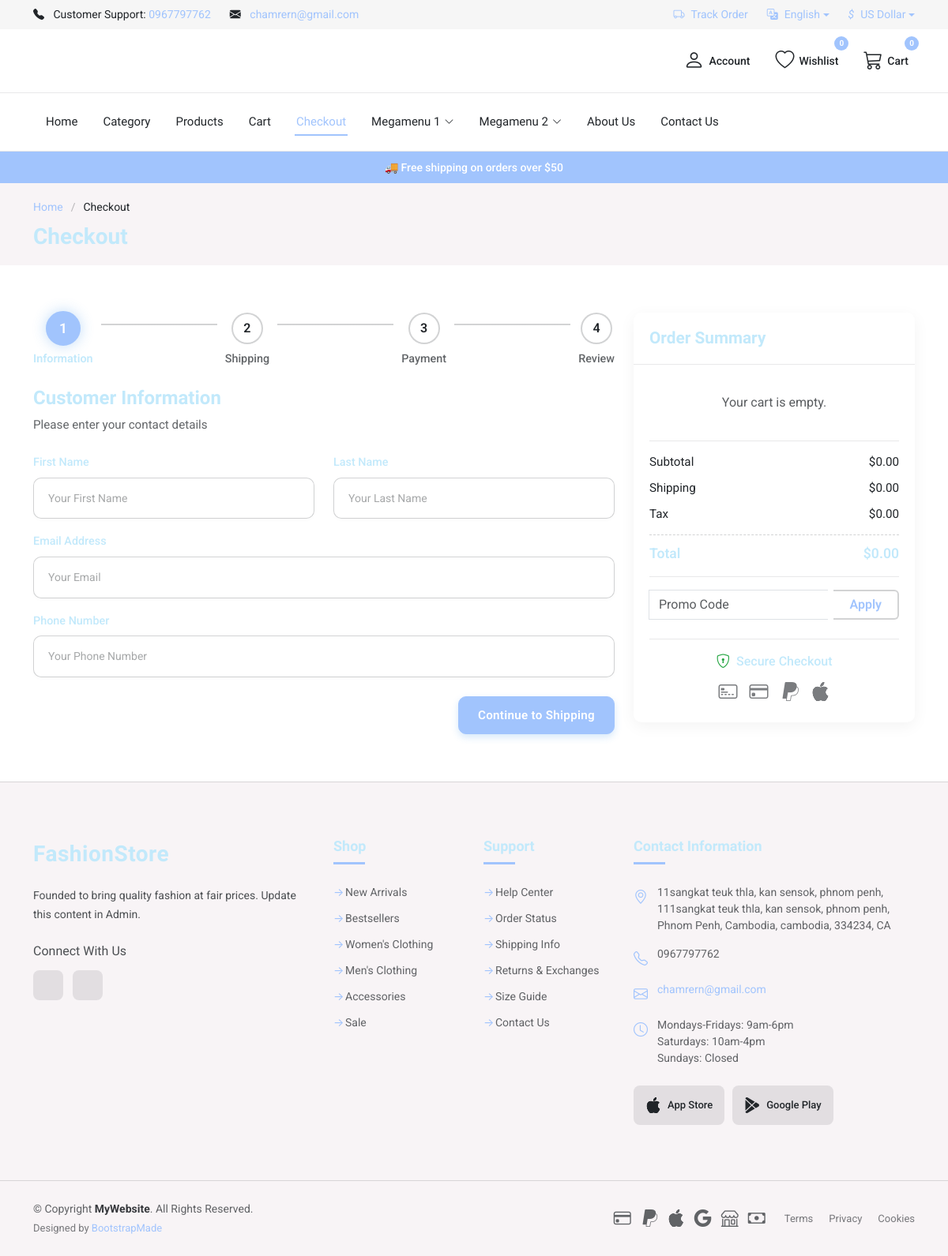
The app's page /?p=checkout, older data.
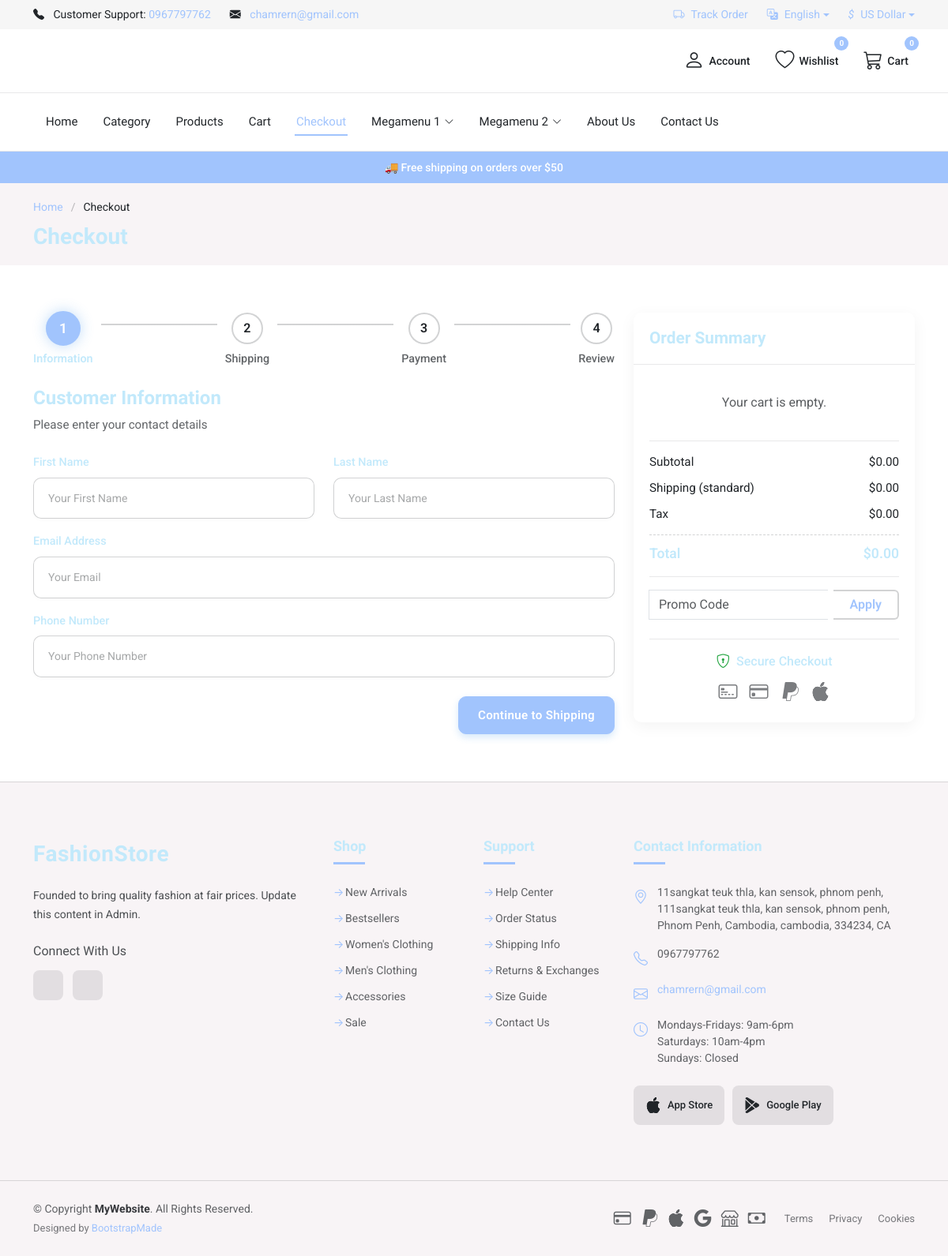
The same page, newer data.
### tables this page shows
CREATE TABLE shipping_methods (
  id BIGINT UNSIGNED AUTO_INCREMENT PRIMARY KEY,
  name VARCHAR(150) NOT NULL,
  code VARCHAR(80) NOT NULL UNIQUE,
  base_cost DECIMAL(10,2) NOT NULL DEFAULT 0.00,
  min_subtotal_free DECIMAL(10,2) NULL,
  is_active TINYINT(1) NOT NULL DEFAULT 1,
  sort_order INT UNSIGNED NOT NULL DEFAULT 0,
  created_at TIMESTAMP NOT NULL DEFAULT CURRENT_TIMESTAMP,
  updated_at TIMESTAMP NOT NULL DEFAULT CURRENT_TIMESTAMP ON UPDATE CURRENT_TIMESTAMP
);

### admin/config/database.php (called while the page is built)
<?php
function db(): PDO
{
      static $pdo = null;
      if ($pdo instanceof PDO) {
            return $pdo;
      }
      $dsn = getenv('FS_DB_DSN') ?: 'mysql:host=127.0.0.1;port=3306;dbname=fashionstore;charset=utf8mb4';
      $user = getenv('FS_DB_USER') ?: 'root';
      $pass = getenv('FS_DB_PASS') ?: '';
      $options = [
            PDO::ATTR_ERRMODE => PDO::ERRMODE_EXCEPTION,
            PDO::ATTR_DEFAULT_FETCH_MODE => PDO::FETCH_ASSOC,
            PDO::ATTR_EMULATE_PREPARES => false,
      ];
      $pdo = new PDO($dsn, $user, $pass, $options);
      try {
            $pdo->exec("SET SESSION sql_mode='STRICT_TRANS_TABLES,ERROR_FOR_DIVISION_BY_ZERO,NO_ENGINE_SUBSTITUTION'");
      } catch (Throwable $e) {
      }
      return $pdo;
}

### admin/config/global.php (called while the page is built, shortened)
<?php
function getCurrencies()
{
      $currencies = [];
      $defaultCurrencyCode = 'USD';
      try {
            $stmtCurrencies = db()->query("SELECT code, name, symbol, decimal_places, position, is_default FROM currencies WHERE is_active=1 ORDER BY is_default DESC, code ASC");
            $currencies = $stmtCurrencies ? $stmtCurrencies->fetchAll(PDO::FETCH_ASSOC) : [];
      } catch (Throwable $e) {
      }
      foreach ($currencies as $row) {
            if ((int)($row['is_default'] ?? 0) === 1 && !empty($row['code'])) {
                  $defaultCurrencyCode = (string)$row['code'];
                  break;
            }
      }
      $requestedCode = isset($_GET['set_currency']) ? strtoupper((string)$_GET['set_currency']) : null;
      $currentCurrencyCode = strtoupper((string)($_SESSION['currency'] ?? $defaultCurrencyCode));
      $currentCurrencyLabel = $currentCurrencyCode;
      $currentCurrencySymbol = $currentCurrencyCode;
      foreach ($currencies as $row) {
            if (strcasecmp((string)$row['code'], (string)$currentCurrencyCode) === 0) {
                  $currentCurrencyLabel = (string)($row['name'] ?: $row['code']);
                  $currentCurrencySymbol = (string)($row['symbol'] ?: $row['code']);
                  break;
            }
      }
      return [
            'currencies' => $currencies,
            'currentCurrencyCode' => $currentCurrencyCode,
            'currentCurrencyLabel' => $currentCurrencyLabel,
            'currentCurrencySymbol' => $currentCurrencySymbol,
      ];
}

### admin/config/function.php (called while the page is built, shortened)
<?php
require_once __DIR__ . '/database.php';
function db_one(string $sql, array $params = []): ?array
{
      $stmt = db()->prepare($sql);
      $stmt->execute($params);
      $row = $stmt->fetch();
      return $row === false ? null : $row;
}

### mod/checkout.php (the view, shortened to what the changed rows need)
<?php
$checkoutCartItems = [];
$checkoutSubtotal = 0.0;
$currencySymbol = isset($currentCurrencySymbol) ? (string)$currentCurrencySymbol : '$';
$shippingAmount = 0.0;
$shippingLabel = 'Shipping';
$shippingRow = db_one('SELECT name, code, base_cost, min_subtotal_free FROM shipping_methods WHERE is_active = 1 ORDER BY sort_order ASC, base_cost ASC LIMIT 1');
if ($shippingRow) {
      $shippingLabel = 'Shipping (' . (string)($shippingRow['code'] ?? 'Method') . ')';
}
$taxAmount = 0.0;
$discountAmount = 0.0;
$orderTotal = max(0, $checkoutSubtotal - $discountAmount) + $shippingAmount + $taxAmount;
?>
<main class="main">
      <div class="page-title light-background">
            <div class="container">
                  <nav class="breadcrumbs">
                        <ol>
                              <li><a href="index.html">Home</a></li>
                              <li class="current">Checkout</li>
                        </ol>
                  </nav>
                  <h1>Checkout</h1>
            </div>
      </div>
      <section id="checkout" class="checkout section">
            <div class="container" data-aos="fade-up" data-aos-delay="100">
                  <div class="row">
                        <div class="col-lg-8">
                              <div class="checkout-steps mb-4" data-aos="fade-up">
                                    <div class="step active" data-step="1">
                                          <div class="step-number">1</div>
                                          <div class="step-title">Information</div>
                                    </div>
                                    <div class="step-connector"></div>
                                    <div class="step" data-step="2">
                                          <div class="step-number">2</div>
                                          <div class="step-title">Shipping</div>
                                    </div>
                                    <div class="step-connector"></div>
                                    <div class="step" data-step="3">
                                          <div class="step-number">3</div>
                                          <div class="step-title">Payment</div>
                                    </div>
                                    <div class="step-connector"></div>
                                    <div class="step" data-step="4">
                                          <div class="step-number">4</div>
                                          <div class="step-title">Review</div>
                                    </div>
                              </div>
                              <div class="checkout-forms" data-aos="fade-up" data-aos-delay="150">
                                    <div class="checkout-form active" data-form="1">
                                          <div class="form-header">
                                                <h3>Customer Information</h3>
                                                <p>Please enter your contact details</p>
                                          </div>
                                          <form class="checkout-form-element">
                                                <div class="row">
                                                      <div class="col-md-6 form-group">
                                                            <label for="first-name">First Name</label>
                                                            <input type="text" name="first-name"
                                                                  class="form-control" id="first-name"
                                                                  placeholder="Your First Name" required="">
                                                      </div>
                                                      <div class="col-md-6 form-group mt-3 mt-md-0">
                                                            <label for="last-name">Last Name</label>
                                                            <input type="text" name="last-name"
                                                                  class="form-control" id="last-name"
                                                                  placeholder="Your Last Name" required="">
                                                      </div>
                                                </div>
                                                <div class="form-group mt-3">
                                                      <label for="email">Email Address</label>
                                                      <input type="email" class="form-control" name="email"
                                                            id="email" placeholder="Your Email" required="">
                                                </div>
                                                <div class="form-group mt-3">
                                                      <label for="phone">Phone Number</label>
                                                      <input type="tel" class="form-control" name="phone"
                                                            id="phone" placeholder="Your Phone Number"
                                                            required="">
                                                </div>
                                                <div class="text-end mt-4">
                                                      <button type="button" class="btn btn-primary next-step"
                                                            data-next="2">Continue to Shipping</button>
                                                </div>
                                          </form>
                                    </div>
                              </div>
                        </div>
                        <div class="col-lg-4">
                              <div class="order-summary" data-aos="fade-left" data-aos-delay="200">
                                    <div class="order-summary-header">
                                          <h3>Order Summary</h3>
                                    </div>
                                    <div class="order-summary-content">
                                          <div class="order-items">
                                                <?php if (empty($checkoutCartItems)) { ?>
                                                      <div class="text-muted text-center py-3">Your cart is empty.</div>
                                                <?php } ?>
                                          </div>
                                          <div class="order-totals">
                                                <div class="order-subtotal d-flex justify-content-between">
                                                      <span>Subtotal</span>
                                                      <span><?php echo $currencySymbol . number_format($checkoutSubtotal, 2); ?></span>
                                                </div>
                                                <div class="order-shipping d-flex justify-content-between">
                                                      <span><?php echo htmlspecialchars($shippingLabel, ENT_QUOTES); ?></span>
                                                      <span><?php echo $currencySymbol . number_format($shippingAmount, 2); ?></span>
                                                </div>
                                                <div class="order-tax d-flex justify-content-between">
                                                      <span>Tax</span>
                                                      <span><?php echo $currencySymbol . number_format($taxAmount, 2); ?></span>
                                                </div>
                                                <div class="order-total d-flex justify-content-between">
                                                      <span>Total</span>
                                                      <span><?php echo $currencySymbol . number_format($orderTotal, 2); ?></span>
                                                </div>
                                          </div>
                                          <div class="promo-code mt-3">
                                                <form method="post" class="input-group" style="gap:8px;">
                                                      <input type="text" class="form-control" name="promo_code" placeholder="Promo Code" aria-label="Promo Code" value="<?php echo htmlspecialchars((string)($_SESSION['promo_code'] ?? ''), ENT_QUOTES); ?>">
                                                      <button class="btn btn-outline-primary" type="submit">Apply</button>
                                                </form>
                                          </div>
                                          <div class="secure-checkout mt-4">
                                                <div class="secure-checkout-header">
                                                      <i class="bi bi-shield-lock"></i>
                                                      <span>Secure Checkout</span>
                                                </div>
                                                <div class="payment-icons mt-2">
                                                      <i class="bi bi-credit-card-2-front"></i>
                                                      <i class="bi bi-credit-card"></i>
                                                      <i class="bi bi-paypal"></i>
                                                      <i class="bi bi-apple"></i>
                                                </div>
                                          </div>
                                    </div>
                              </div>
                        </div>
                  </div>
            </div>
      </section>
</main>

Row changes from the older to the newer data that the page shows:
added shipping_methods: code "Shipping (standard)"
Text that changed along with them:
$shippingLabel: "Shipping" → (not shown)
